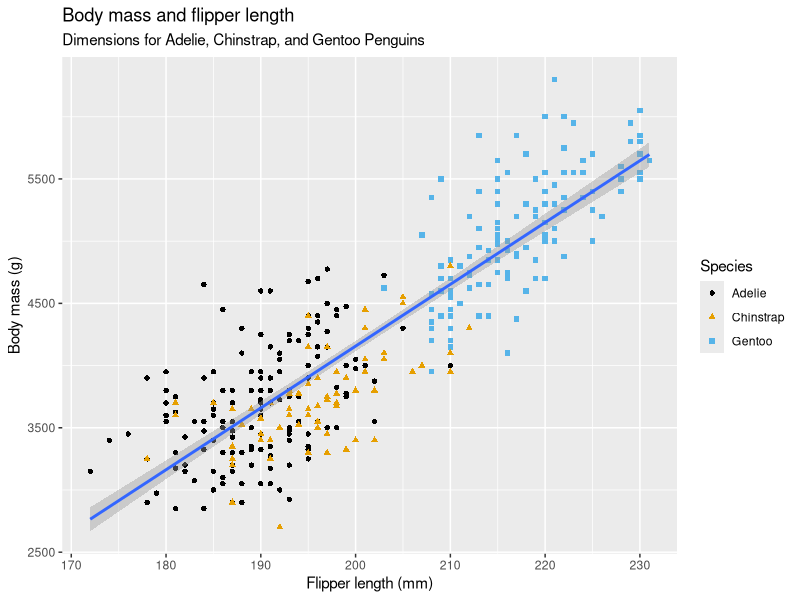
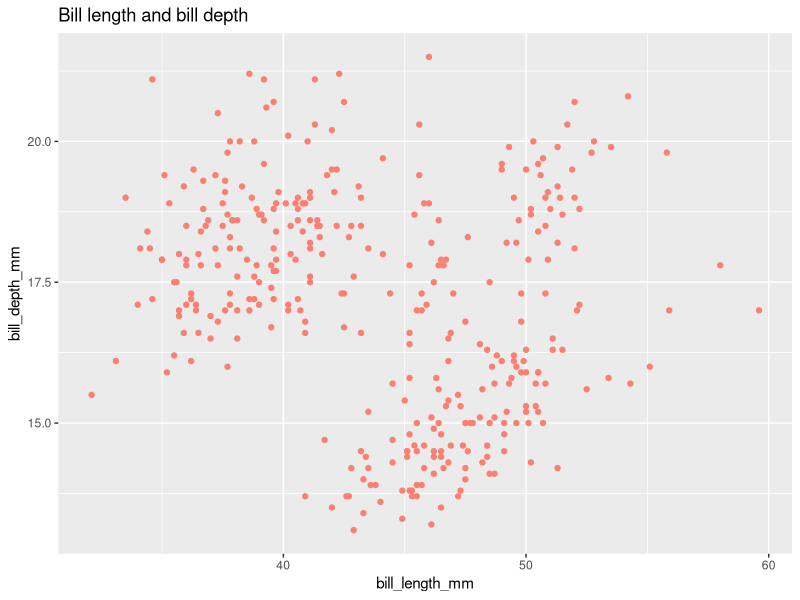
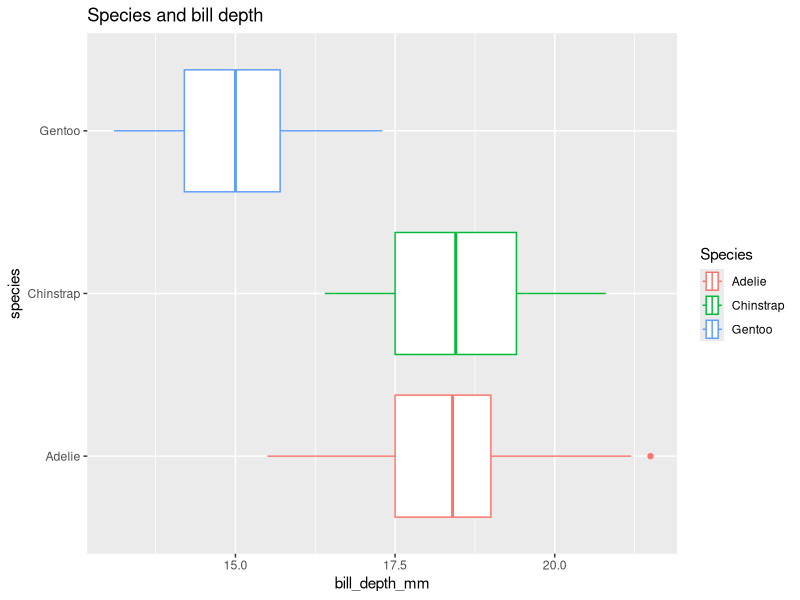
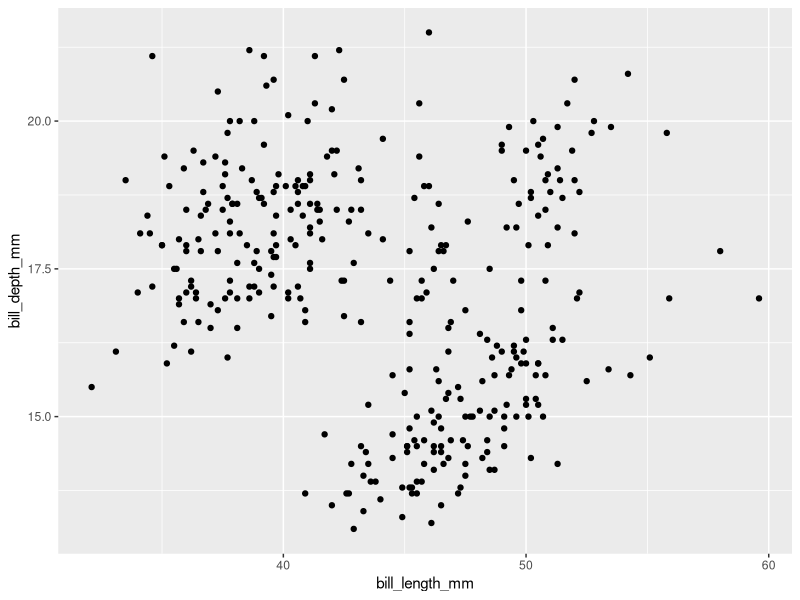
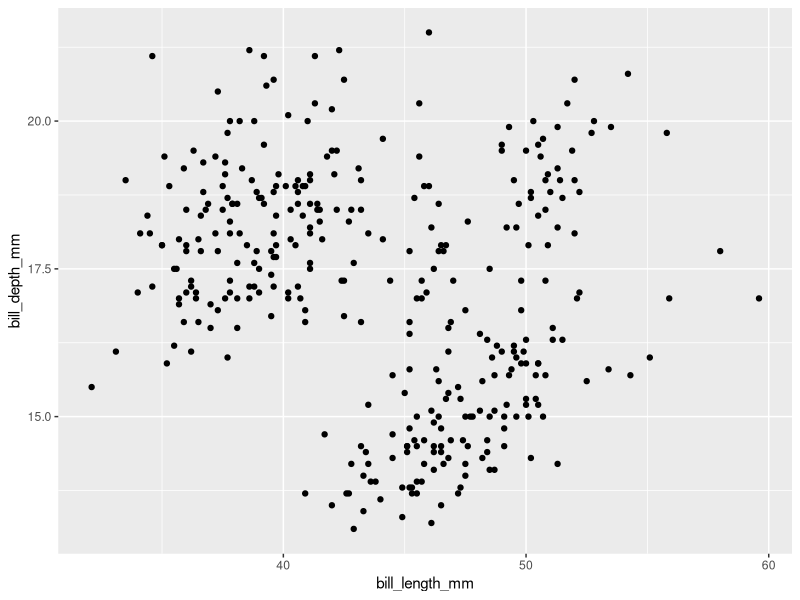
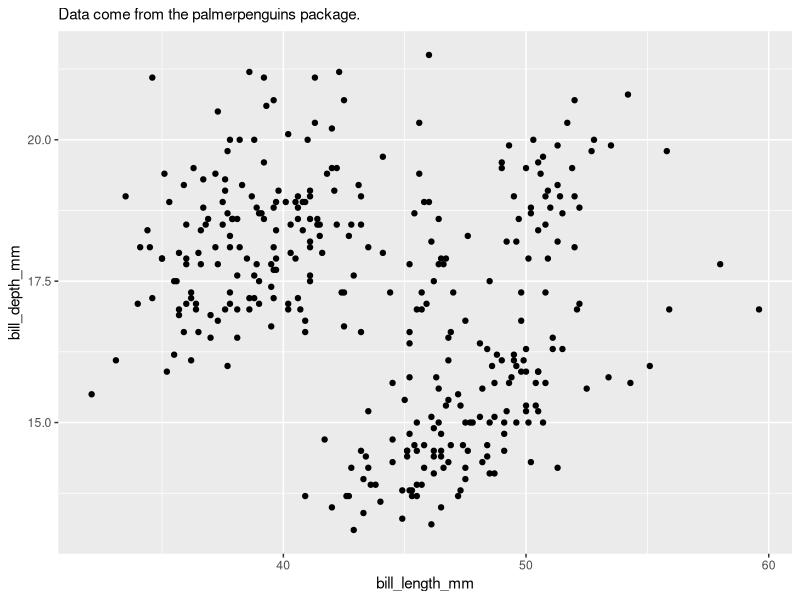
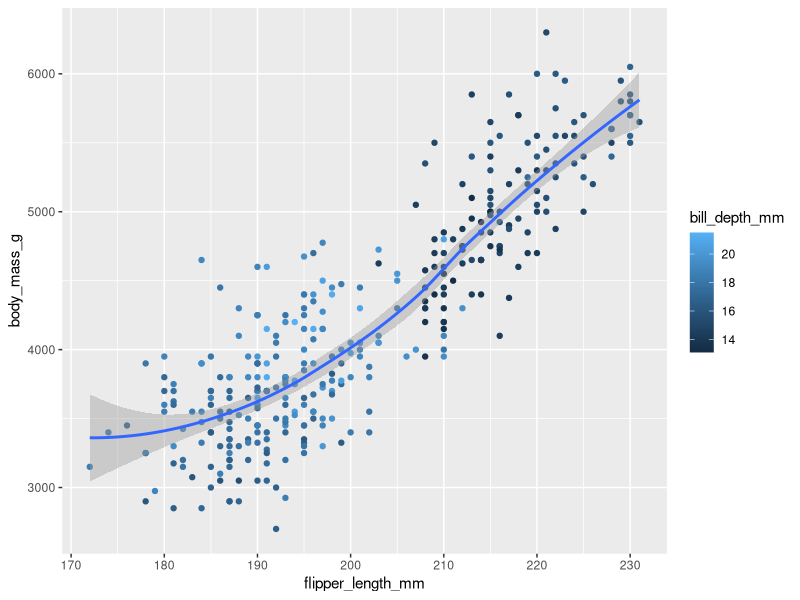
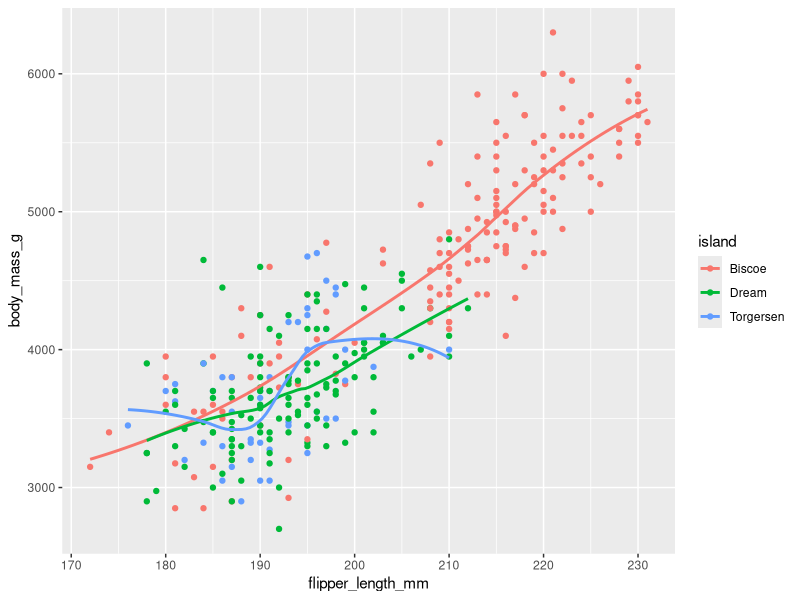

Reproduce these figures in R, in order.
## ---- chunk 1
# Loading the package

library(tidyverse)

# Data sets we will be using

library(palmerpenguins)
library(ggthemes)
## ---- chunk 2
penguins
## ---- chunk 3
glimpse(penguins)
## ---- chunk 4
ggplot(
  data = penguins,
  mapping = aes(x = flipper_length_mm, y = body_mass_g)
) + 
  geom_point(mapping = aes(color = species, shape = species)) +
  geom_smooth(method = "lm") +
  labs(
    title = "Body mass and flipper length",
    subtitle = "Dimensions for Adelie, Chinstrap, and Gentoo Penguins",
    x = "Flipper length (mm)", y = "Body mass (g)",
    color = "Species", shape =  "Species"
  ) +
  
  scale_color_colorblind()

## ---- chunk 5
ggplot(
  data = penguins,
  aes(x = bill_length_mm, y = bill_depth_mm)
       ) + 
  geom_point(color="salmon") +
  labs(
    title = "Bill length and bill depth"
  )
## ---- chunk 6
ggplot(
  penguins,
  aes(x = bill_depth_mm, y = species)
) +
  geom_boxplot(aes(color = species)) +
  labs(
    title = "Species and bill depth",
    color = "Species"
  )
## ---- chunk 7
ggplot(
  data = penguins,
  mapping = aes(x = bill_length_mm, y = bill_depth_mm)
) + 
  geom_point()
## ---- chunk 8
ggplot(
  data = penguins,
  mapping = aes(x = bill_length_mm, y = bill_depth_mm)
) + 
  geom_point(na.rm = TRUE)
## ---- chunk 9
ggplot(
  data = penguins,
  mapping = aes(x = bill_length_mm, y = bill_depth_mm)
) + 
  geom_point(na.rm = TRUE) +
  labs(
    subtitle = "Data come from the palmerpenguins package."
  )
## ---- chunk 10
ggplot(
  penguins,
  aes(x = flipper_length_mm, y = body_mass_g)
) +
  geom_point(aes(color = bill_depth_mm)) +
  geom_smooth(mthod = "lm")
## ---- chunk 11
ggplot(
  data = penguins,
  mapping = aes(x = flipper_length_mm, y = body_mass_g, color = island)
) +
  geom_point() +
  geom_smooth(se = FALSE)
## ---- chunk 12
ggplot() +
  geom_point(
    data = penguins,
    mapping = aes(x = flipper_length_mm, y = body_mass_g)
  ) +
  geom_smooth(
    data = penguins,
    mapping = aes(x = flipper_length_mm, y = body_mass_g)
  )

## ---- chunk 13
ggplot(penguins, aes(x = fct_infreq(species))) +
  geom_bar()
## ---- chunk 14
ggplot(penguins, aes(x = body_mass_g)) +
  geom_histogram(binwidth = 200)
## ---- chunk 15
ggplot(penguins, aes(x = body_mass_g)) +
  geom_density()
## ---- chunk 16
penguins |>
  ggplot(aes(y=species)) +
  geom_bar()
## ---- chunk 17
ggplot(diamonds, aes(x = carat)) + 
  geom_histogram(bindwidth = 0.01)
